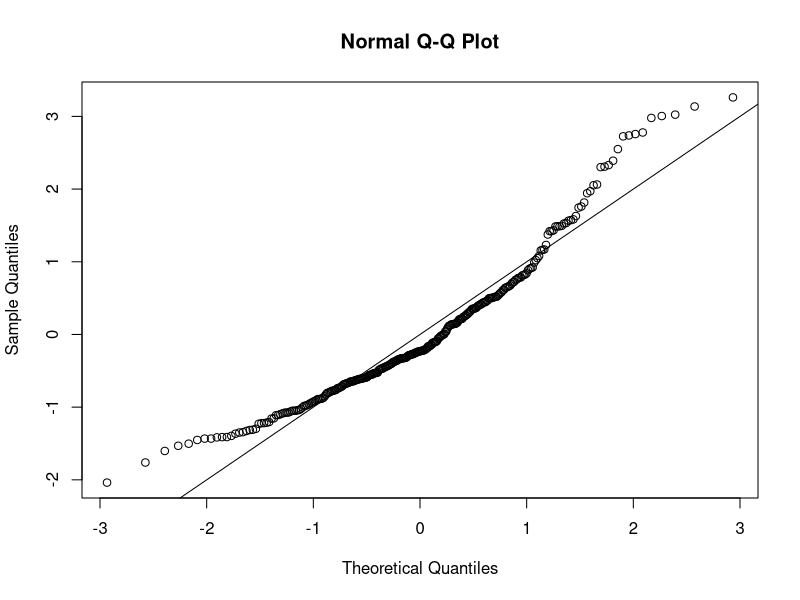
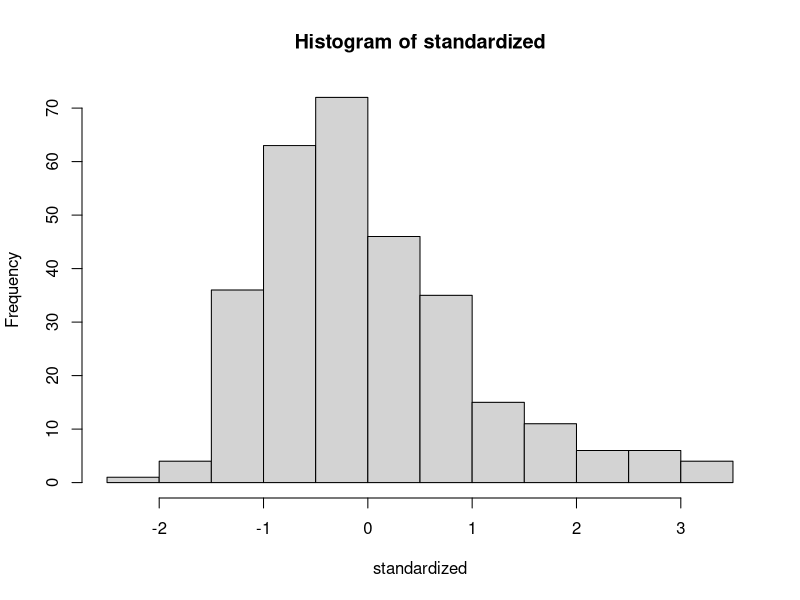
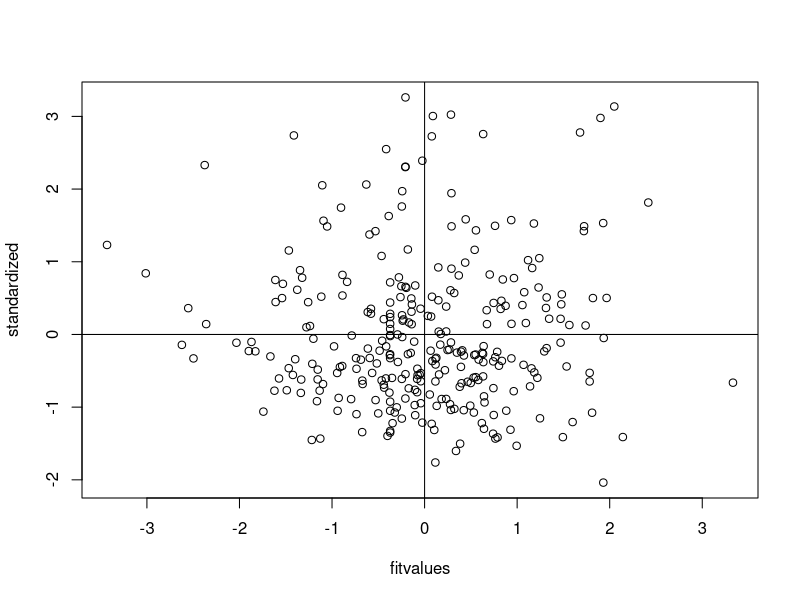

R code for these plots, in order: (Note: this script raises an error after producing the figures.)
setwd("E:/GA/Scales")
master = read.csv("Meaning_Scales_MeaningInLife_Warner_RR_RN_Paper.csv")
summary(master)

####DATA SCREENING####
##accuracy##
##Missing Data##
library(mice)
percentmiss = function(x){ sum(is.na(x))/length(x) *100 }

##Going by rows ONLY
notypos = master
missing = apply(notypos[ , 3:16], 1, percentmiss) 
table(missing)

##replace only the data that you should
replacepeople = notypos[ missing <= 5 , ]  
dontpeople = notypos[ missing > 5 , ]

##figure out the columns to exclude (survey data)
apply(replacepeople, 2, percentmiss)
replacecolumn = replacepeople[ , -c(1,2,17)]
dontcolumn = replacepeople[ , c(1,2,17)]

nomiss = replacepeople

##Outliers##
mahal = mahalanobis(nomiss[ , -c(1,2,17)], 
                    colMeans(nomiss[ , -c(1,2,17)], na.rm = TRUE),
                    cov(nomiss[ , -c(1,2,17)], use="pairwise.complete.obs"))
mahal
summary(mahal)
cutoff = qchisq(.999,ncol(nomiss[ , -c(1,2,17)])) 
summary(mahal < cutoff)
noout = nomiss[ mahal < cutoff, ]

##additivity: correlations
correlations = cor(noout[,-c(1,2,17)], use="pairwise.complete.obs")
symnum(correlations)

##make the random stuff
random = rchisq(nrow(noout), 7)
##be sure here not to include the ID columns!
fake = lm(random~., data=noout[ , -c(1:2,17)])

##get the linearity plot
##create the standardized residuals
standardized = rstudent(fake)
qqnorm(standardized)
abline(0,1)

##multivariate normality
hist(standardized, breaks=15)

##homogeneity and homoscedaticity
fitvalues = scale(fake$fitted.values)
plot(fitvalues, standardized) 
abline(0,0)
abline(v = 0)

###Scoring
ML <- rowSums(noout[, c(3:16)])
ML

##subsetting data
#Zero = notrandom, One = random, Two = paper
nooutnop = subset(noout, Source < 2)
nomissnop = subset(nomiss, Source < 2)

notrandom = subset(nomissnop, Source == 0)
random = subset(nomissnop, Source == 1)

library(lavaan)
##data sets

overallmodel = 'ML =~ Q100_1 + Q100_2 + Q100_3 + Q100_4 + Q100_5 + Q100_6 + Q100_7 + Q100_8 +
      Q100_9 + Q100_10 + Q100_11 + Q100_12 + Q100_13 + Q100_14
'
overall.fit = cfa(model = overallmodel, 
                   data=nomissnop, 
                   meanstructure = TRUE)

summary(overall.fit, 
        standardized=TRUE, 
        rsquare=TRUE, 
        fit.measure = TRUE)

##random
overall.fit.r = cfa(overallmodel, 
                    data=random, 
                    meanstructure = TRUE)

summary(overall.fit.r, 
        standardized=TRUE, 
        rsquare=TRUE, 
        fit.measure = TRUE)
##notrandom
overall.fit.nr = cfa(overallmodel, 
                     data=notrandom, 
                     meanstructure = TRUE)

summary(overall.fit.nr, 
        standardized=TRUE,
        rsquare=TRUE, 
        fit.measure = TRUE)
####Multigroup Testing####
library(semTools)
options(scipen = 999)
multisteps = measurementInvariance(overallmodel, 
                                   data = nomissnop, 
                                   group = "Source",
                                   strict = T)

fitmeasures(multisteps$fit.configural)
fitmeasures(multisteps$fit.loadings)
fitmeasures(multisteps$fit.intercepts)
fitmeasures(multisteps$fit.residuals)

## broke down on strict invariance 
partial = partialInvariance(multisteps, 
                            type = "residuals")
redidualsfree = partial$results
multisteps2 = measurementInvariance(overallmodel,  
                                    data = nomissnop, 
                                    group = "Source",
                                    strict = T,
                                    group.partial = c("Q100_8~~Q100_8"))
                                    
